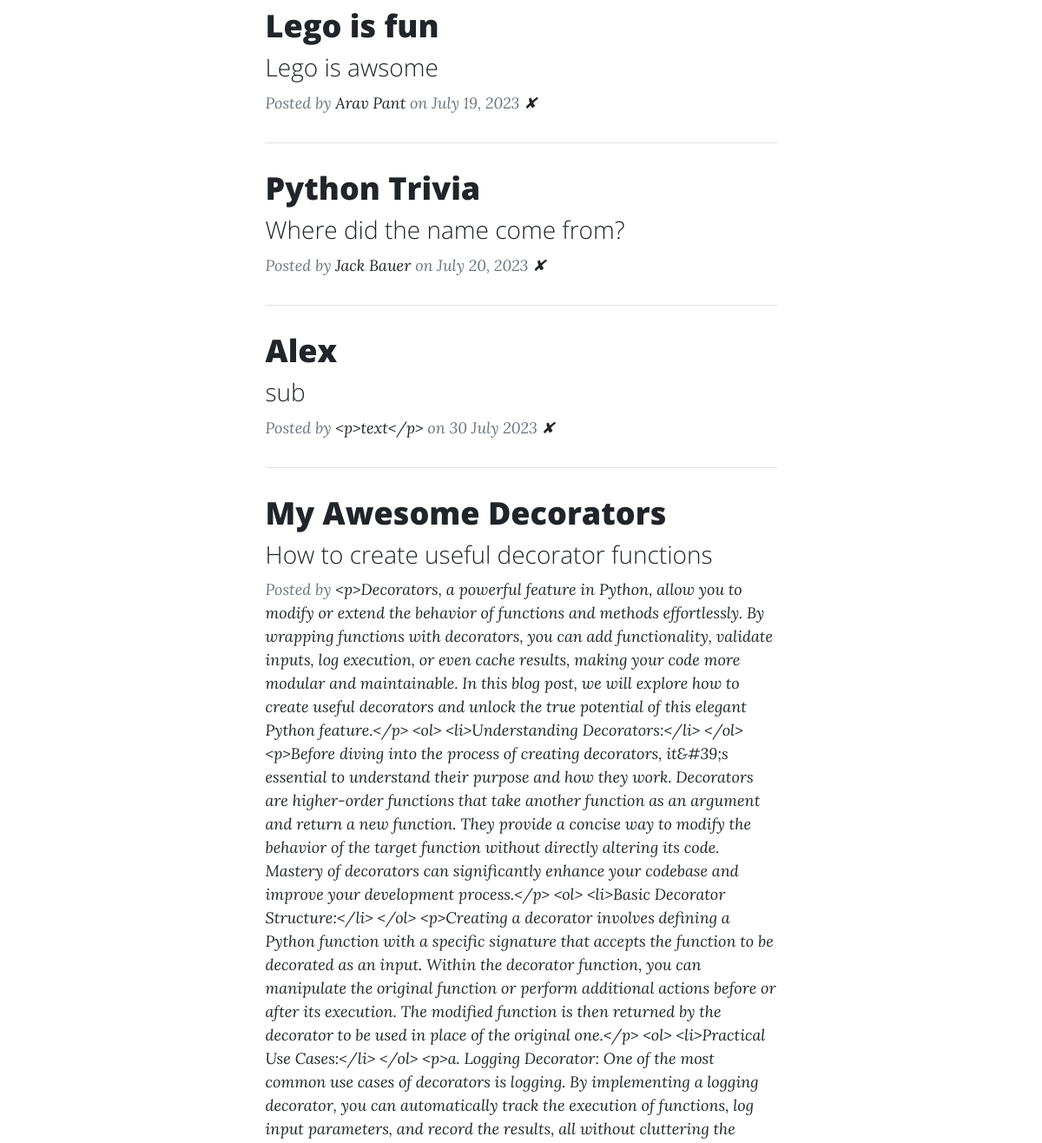
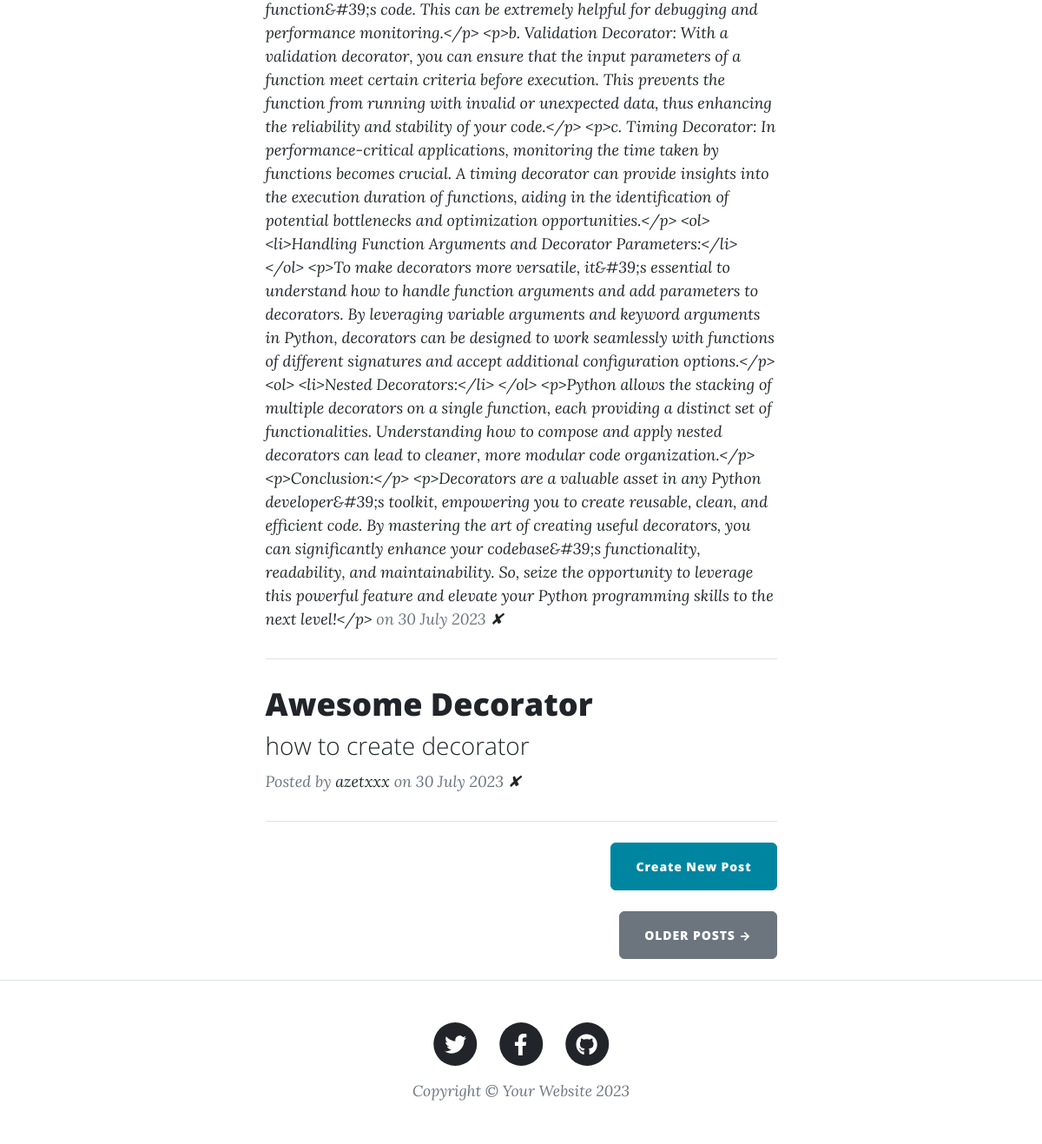
The app's page / (lower part), older data (2 pictures, top to bottom).
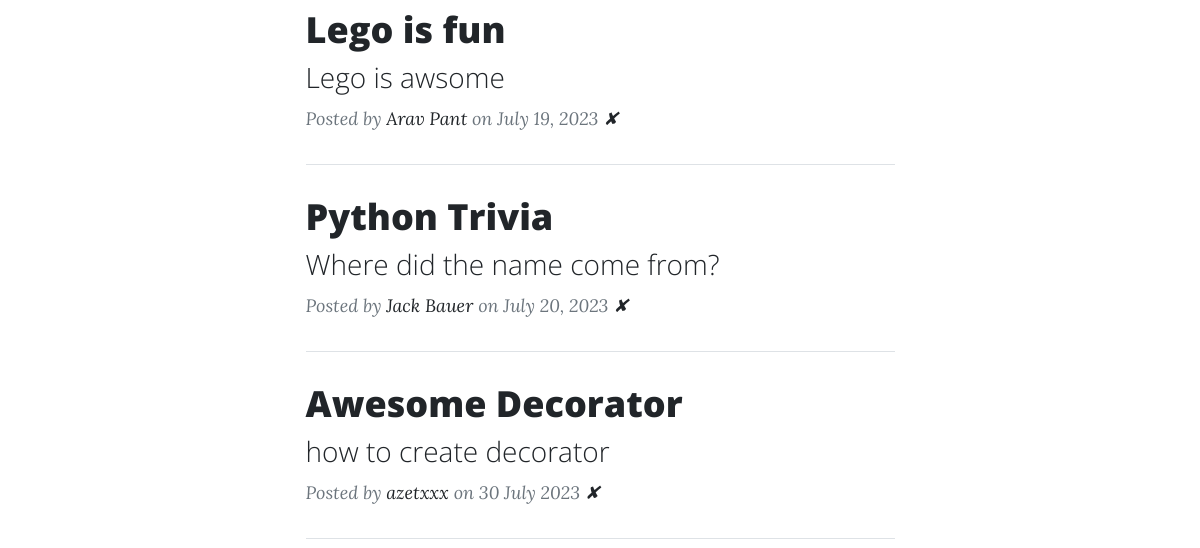
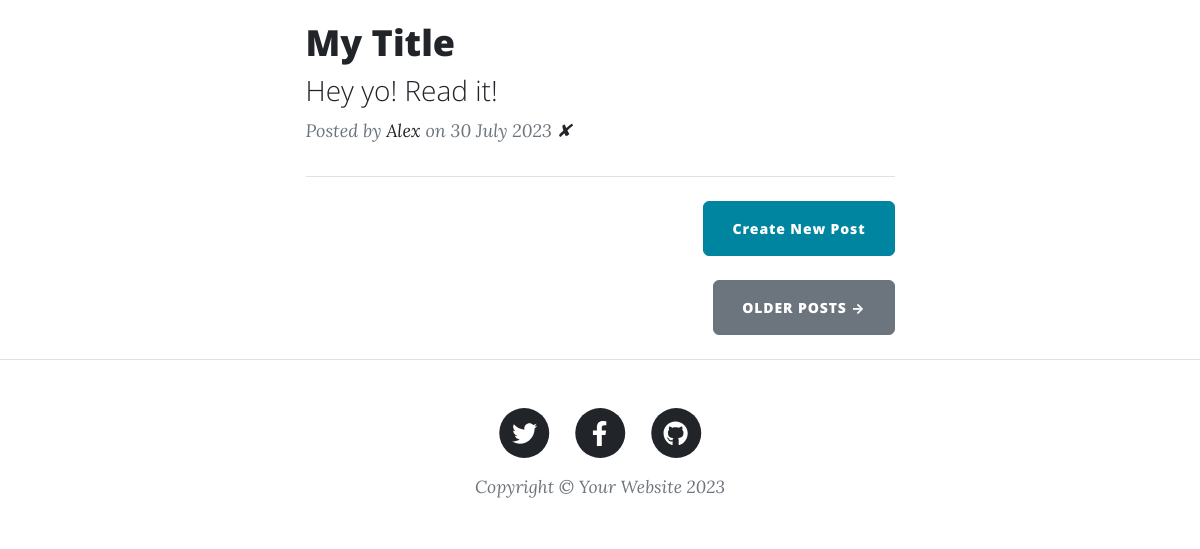
The same page, newer data (2 pictures, top to bottom).
### main.py (models this page shows)
class BlogPost(db.Model):
    id = db.Column(db.Integer, primary_key=True)
    title = db.Column(db.String(250), unique=True, nullable=False)
    subtitle = db.Column(db.String(250), nullable=False)
    date = db.Column(db.String(250), nullable=False)
    body = db.Column(db.Text, nullable=False)
    author = db.Column(db.String(250), nullable=False)
    img_url = db.Column(db.String(250), nullable=False)

### main.py (the view)
@app.route('/')
def get_all_posts():
    result = db.session.execute(db.select(BlogPost))
    posts = result.scalars().all()
    return render_template("index.html", all_posts=posts)

### templates/index.html (shortened to what this page needs)
{% include "header.html" %}
<div class="container px-4 px-lg-5">
  <div class="row gx-4 gx-lg-5 justify-content-center">
    <div class="col-md-10 col-lg-8 col-xl-7">
      {% for post in all_posts %}
      <div class="post-preview">
        <a href="{{ url_for('show_post', post_id=post.id) }}">
          <h2 class="post-title">{{ post.title }}</h2>
          <h3 class="post-subtitle">{{ post.subtitle }}</h3>
        </a>
        <p class="post-meta">
          Posted by
          <a href="#">{{post.author}}</a>
          on {{post.date}}
          <a href="{{ url_for('delete_post', post_id=post.id)}}">✘</a>
        </p>
      </div>
      <hr class="my-4" />
      {% endfor %}
      <div class="d-flex justify-content-end mb-4">
        <a
          class="btn btn-primary float-right"
          href="{{ url_for('add_new_post')}}"
          >Create New Post</a
        >
      </div>
      <div class="d-flex justify-content-end mb-4">
        <a class="btn btn-secondary text-uppercase" href="#!">Older Posts →</a>
      </div>
    </div>
  </div>
</div>
{% include "footer.html" %}

Row changes from the older to the newer data that the page shows:
removed BlogPost: title "Alex", subtitle "sub", author "<p>text</p>", date "30 July 2023"
removed BlogPost: title "My Awesome Decorators", subtitle "How to create useful decorator functions", author "<p>Decorators, a powerful feature in Python, allow you to modify or extend the behavior of functions and methods effortlessly. By wrapping functions with decorators, you can add functionality, validate inputs, log execution, or even cache results, making your code more modular and maintainable. In this blog post, we will explore how to create useful decorators and unlock the true potential of this elegant Python feature.</p> <ol> <li>Understanding Decorators:</li> </ol> <p>Before diving into the process of creating decorators, it&#39;s essential to understand their purpose and how they work. Decorators are higher-order functions that take another function as an argument and return a new…", date "30 July 2023"
added BlogPost: title "My Title", subtitle "Hey yo! Read it!", author "Alex", date "30 July 2023"
